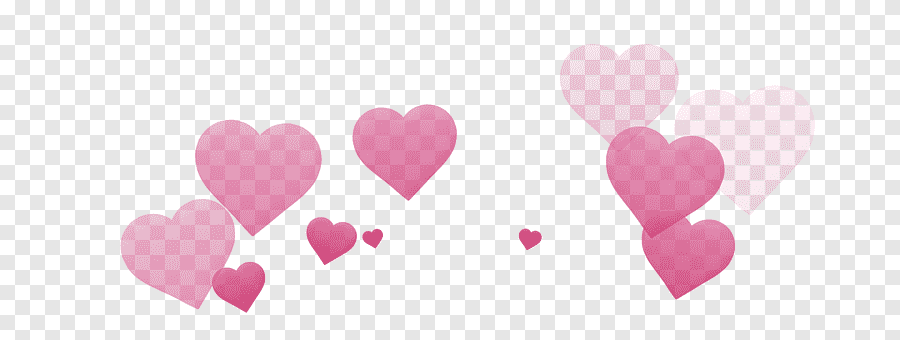
#> input picture heart.png, 900 x 340 px, given in place of the camera
$ python Camera.py
#> lines starting #> are read from the running program, lines starting #| are printed output that depends on the picture; after the words box and inside, x2 and y2 are one past the last pixel; in counts of white or black regions, pixels touching at a corner belong together
import cv2
import numpy as np

# 웹캠 열기
cap = cv2.VideoCapture(0)

# 창 닫힘 이벤트를 위한 창 이름 설정
window_name = "3-Split Photo Booth"
cv2.namedWindow(window_name)

while True:
    ret, frame = cap.read()
#> frame is the input picture: shape (340, 900, 3); mean B, G, R 231.7, 226.1, 239.7
    if not ret:
        print("웹캠을 열 수 없습니다.")
        break

    # 1. 프레임 크기 조절 (3개를 가로로 붙이면 화면이 너무 커지므로 각각 축소)
    # 가로 400, 세로 300으로 조절 (필요에 따라 변경 가능)
    frame = cv2.resize(frame, (400, 300))
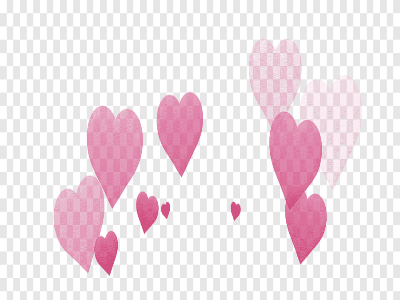
#> frame: shape (300, 400, 3); mean B, G, R 231.7, 226.1, 239.6

    # --- [1번 화면: 원본] ---
    frame1 = frame.copy()

    # --- [2번 화면: 흑백 필터] ---
    gray = cv2.cvtColor(frame, cv2.COLOR_BGR2GRAY)
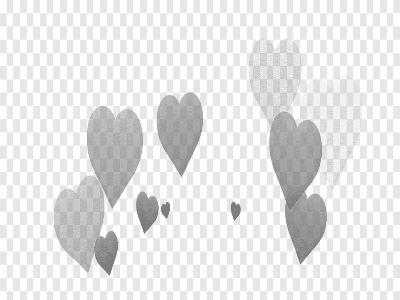
#> gray: shape (300, 400); min 125, max 255, mean 230.8
    # 병합(hconcat)을 하려면 모든 이미지의 채널 수(색상 구조)가 같아야 함
    # 흑백(1채널)을 다시 컬러 구조(3채널)로 변환해줌 (시각적으로는 흑백 유지)
    frame2 = cv2.cvtColor(gray, cv2.COLOR_GRAY2BGR)

    # --- [3번 화면: 임시 블러(흐림) 필터] ---
    # 나중에 여기에 다른 효과를 추가하면 됨
    frame3 = cv2.GaussianBlur(frame, (25, 25), 0)
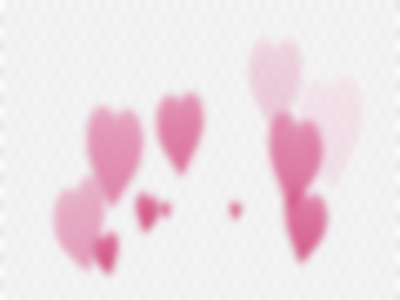
#> frame3: shape (300, 400, 3); mean B, G, R 231.7, 226.1, 239.6

    # 2. 3개의 화면을 가로로 이어 붙이기 (Horizontal Concatenation)
    combined_frame = cv2.hconcat([frame1, frame2, frame3])
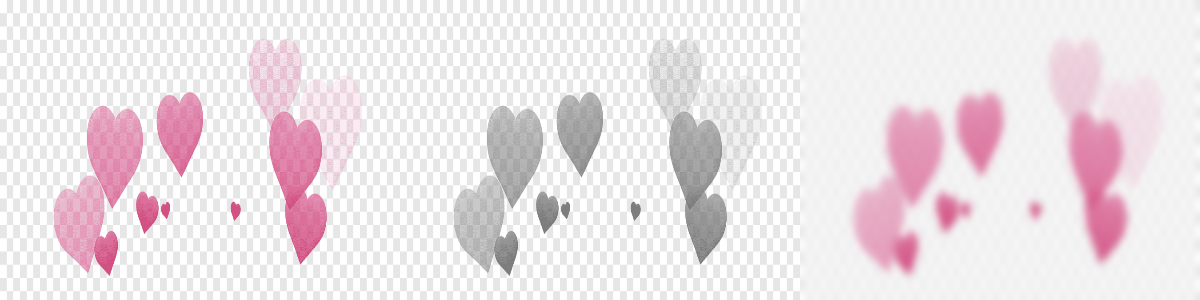
#> combined_frame: shape (300, 1200, 3); mean B, G, R 231.4, 227.6, 236.7

    # 3. 각 화면 위에 텍스트로 이름 표시 (구분을 위해)
    # 400픽셀마다 새로운 화면이 시작되므로 x좌표를 10, 410, 810으로 설정
    cv2.putText(combined_frame, "1. Original", (10, 30),
                cv2.FONT_HERSHEY_SIMPLEX, 0.8, (0, 255, 0), 2)
    cv2.putText(combined_frame, "2. Grayscale", (410, 30),
                cv2.FONT_HERSHEY_SIMPLEX, 0.8, (0, 255, 0), 2)
    cv2.putText(combined_frame, "3. Blur (Temp)", (810, 30),
                cv2.FONT_HERSHEY_SIMPLEX, 0.8, (0, 255, 0), 2)
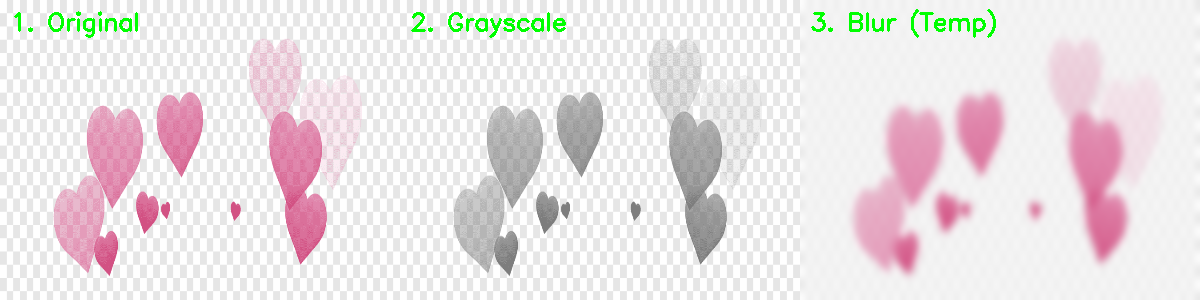
#> combined_frame: shape (300, 1200, 3); mean B, G, R 229.3, 227.7, 234.6

    # 결과 화면 출력
    cv2.imshow(window_name, combined_frame)

    # 키보드 'q'를 누르거나 마우스로 창을 닫으면 종료
    key = cv2.waitKey(1) & 0xFF
#> (key q is pressed here)
    if key == ord('q') or cv2.getWindowProperty(window_name, cv2.WND_PROP_VISIBLE) < 1:
        break

# 자원 해제
cap.release()
cv2.destroyAllWindows()

$ run again, on mosaic.png
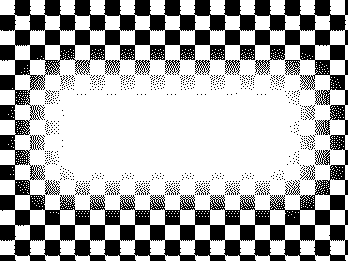
#> input picture mosaic.png, 348 x 261 px, given in place of the camera
#> frame is the input picture: shape (261, 348, 3); values 241 (black) and 255 (white), 69% white; 841 black regions (828 under 20 px), largest, box (x1, y1, x2, y2) and area: (0, 0, 348, 261) 25748, (285, 60, 300, 75) 131, (315, 150, 330, 165) 127
#> `frame = cv2.resize(frame, (400, 300))`:
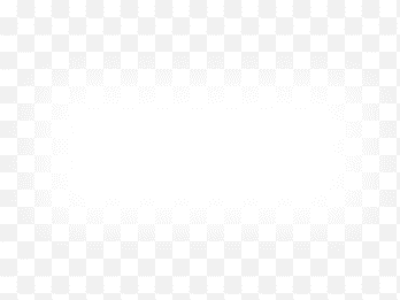
#> frame: shape (300, 400, 3); min 241, max 255, mean 250.6
#> `cv2.putText(combined_frame, "3. Blur (Temp)", (810, 30), cv2.FONT_HERS..`:
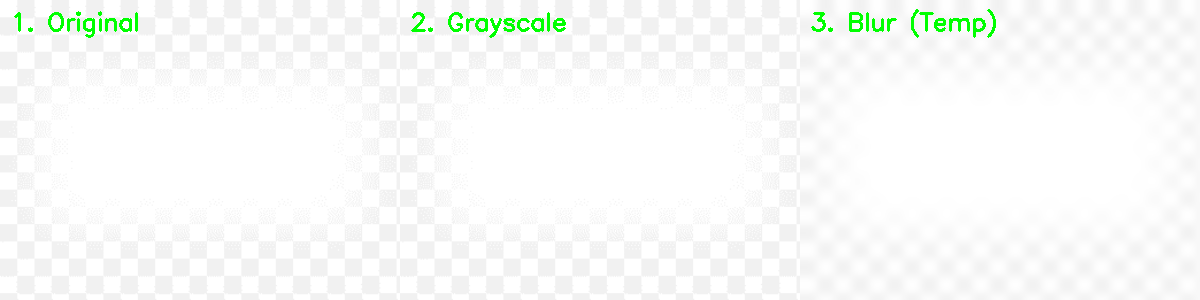
#> combined_frame: shape (300, 1200, 3); mean B, G, R 248.5, 250.7, 248.5
